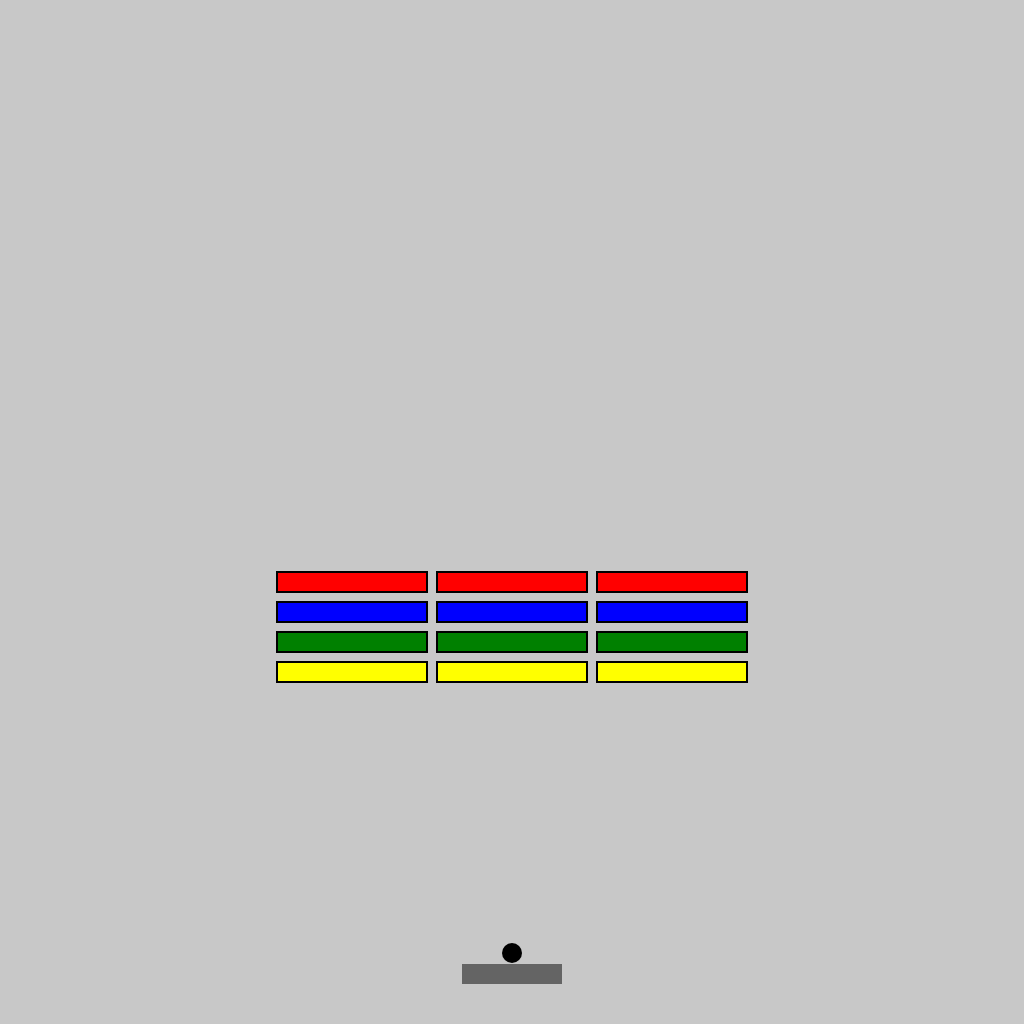
Frame 1 (no input)
Frame 60 (no input): identical to frame 1, image omitted
Frame 120 (the mouse pressed at the canvas centre since frame 60): identical to frame 1, image omitted

The p5.js sketch that drew this single still picture (run headless with seeded random() and noise() and a simulated clock; from frame 60 on, the mouse is pressed at the canvas centre):

// p5.js sketch
// ── sketch.js
let player, level, ball;

function setup() {
    createCanvas(1024, 1024);
    player = new Player({left: "ArrowLeft", right: "ArrowRight"});
    level = new Level(0);
    level.createBricks();
    ball = new Ball();
}

function draw() {
    background(200);
    player.update();
    level.render();
    ball.update();
    fill(0);
    stroke(4);
    // line(width / 2, 0, width / 2, height);
    // line(0, height / 2, width, height / 2);
    // line(0, (2*height) / 3, width, (2*height) / 3);
}

function keyPressed() {
    player.keyPress();
    if (key === " ") level.start();
}

function keyReleased() {
    player.keyRelease();
}
// ── Ball.js
class Ball {
    constructor(x, y) {
        this.radius = 10;
        this.pos = createVector(player.pos.x + player.width / 2, player.pos.y - this.radius - 1);
        this.vel = createVector(0);
        this.maxVel = 3;
        this.feelers = 8;
    }

    render() {
        fill(0);
        noStroke();
        circle(this.pos.x, this.pos.y, this.radius * 2);
    }

    update() {
        this.collideBricks();
        this.collideWalls();
        this.pos.add(this.vel);
        this.render();
    }

    collideBricks() {
        let angle = -HALF_PI, increment = TWO_PI / this.feelers, vec;
        for (let i = 0; i < this.feelers; i++, angle += increment) {
            vec = createVector(cos(angle) * this.radius, sin(angle) * this.radius);
            vec.add(this.pos);
            for (let j = 0; j < level.dims.cols; j++) {
                for (let k = 0; k < level.dims.rows; k++) {
                    let brick = level.bricks[j][k];
                    if (!brick) continue;
                    if (brick.contains(vec)) {
                        this.vel.y = -this.vel.y;
                        if (brick.hit() === 0) level.bricks[j][k] = 0;
                        // this.vel.mult(1.1);
                    }
                }
            }
            if (player.contains(vec)) {
                let xHit = this.pos.x - player.pos.x;
                let angle = map(xHit, 0, 100, -PI * 3 / 4, -QUARTER_PI);
                let x = cos(angle) * this.maxVel;
                this.vel.set(x, -this.vel.y);
            }
        }
    }

    collideWalls() {
        if (this.pos.x - this.radius <= 0 || this.pos.x + this.radius >= width) this.vel.x = -this.vel.x;
        if (this.pos.y - this.radius <= 0 || this.pos.y + this.radius >= height) this.vel.y = -this.vel.y;
    }
}
// ── Brick.js
class Brick {
    constructor(col, row, spacingX, spacingY) {
        this.pos = createVector(col, row);
        this.pos.x -= floor(level.dims.rows / 2);
        this.width = 150;
        this.height = 20;
        this.lives = row + 1;
        this.offsetX = width / 2;
        this.offsetY = floor((height * 2) / 3 + this.height / 2);
        this.spacingX = spacingX;
        this.spacingY = spacingY;
    }

    static colours = [
        // "#c800ff",
        // "#ff00bf",
        // "#ff0000",
        // "#ff3333",
        // "#ff6e6e"
        "red",
        "blue",
        "green",
        "yellow",
        "orange",
    ];

    instantiate() {
        let x, y;
        x = this.offsetX + (this.pos.x * (this.width + this.spacingX));
        if (level.dims.rows % 2 === 0) {
            x += (this.width + this.spacingX) / 2;
        }
        x -= this.width/2;
        y = this.offsetY - (level.dims.cols - this.pos.y) * (this.height + this.spacingY) + this.spacingY - this.height/2;
        this.pos.set(x, y);
    }

    render() {
        fill(Brick.colours[this.lives - 1]);
        strokeWeight(2);
        stroke(0);
        rectMode(CORNER);
        rect(this.pos.x, this.pos.y, this.width, this.height);
    }

    contains(vec) {
        return (vec.x >= this.pos.x && vec.x <= (this.pos.x + this.width) && vec.y >= this.pos.y && vec.y <= (this.pos.y + this.height));
    }

    hit() {
        return --this.lives;
    }
}
// ── Level.js
class Level {
    constructor(level) {
        this.dims = {
            cols: levels[level].cols,
            rows: levels[level].rows
        };
        this.spacingX = levels[level].spacingX;
        this.spacingY = levels[level].spacingY;
        this.active = false;
    }

    createBricks() {
        this.bricks = [];
        for (let i = 0; i < this.dims.cols; i++) {
            this.bricks[i] = [];
            for (let j = 0; j < this.dims.rows; j++) {
                this.bricks[i][j] = new Brick(j, i, this.spacingX, this.spacingY);
                this.bricks[i][j].instantiate();
            }
        }
    }

    render() {
        for (let i = 0; i < this.dims.cols; i++) {
            for (let j = 0; j < this.dims.rows; j++) {
                if (this.bricks[i][j]) this.bricks[i][j].render();
            }
        }
    }

    start() {
        if (this.active === false) {
            ball.vel.set(0, -ball.maxVel);
        }
    }
}
// ── Player.js
class Player {
    constructor(keys) {
        this.vel = 6;
        this.width = 100;
        this.height = 20;
        this.pos = createVector(width / 2 - this.width/2, height - 50 - this.height/2);
        this.keys = keys;
        this.keysPressed = new Set();
    }

    render() {
        fill(100);
        noStroke();
        rect(this.pos.x, this.pos.y, 100, 20);
    }

    keyPress() {
        if (Object.values(this.keys).includes(key)) this.keysPressed.add(key);
    }

    keyRelease() {
        this.keysPressed.delete(key);
    }

    move() {
        let vel = 0;
        for (let keyPress of this.keysPressed) {
            if (keyPress === this.keys.left) {
                vel -= this.vel;
            } else if (keyPress === this.keys.right) {
                vel += this.vel;
            }
        }
        if ((this.pos.x + this.width + vel <= width) && (this.pos.x + vel >= 0)) this.pos.x += vel;
    }

    update() {
        this.move();
        this.render()
    }

    contains(vec) {
        return (vec.x >= this.pos.x && vec.x <= (this.pos.x + this.width) && vec.y >= this.pos.y && vec.y <= (this.pos.y + this.height));
    }
}
// ── levels.js
let levels = [
    {rows: 3, cols: 4, spacingX: 10, spacingY: 10},
    {rows: 4, cols: 4, spacingX: 10, spacingY: 10}
];
